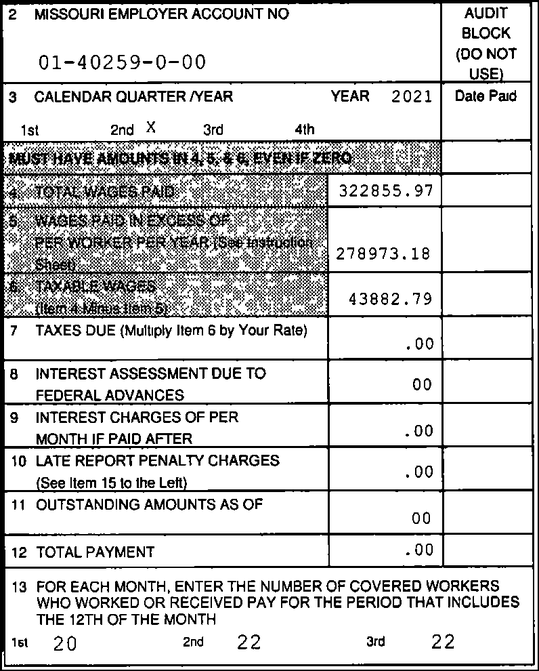
#> input picture noise_reduction/images/23.png, 539 x 671 px, shrunk from 796 x 990 before the run; its folder holds 3 pictures in this run
$ python main.py
#> lines starting #> are read from the running program, lines starting #| are printed output that depends on the picture
import numpy as np
import cv2
import os
from glob import glob

num_files = 0

def remove_salt_pepper_noise(image):
    global num_files

    im = np.copy(image)

    median_blur = cv2.medianBlur(im, 3)

    cv2.imshow("De noised image",median_blur)

    num_files += 1
    cv2.imwrite("saved_images/image_denoised" + str(num_files) + ".png", median_blur)

    k = cv2.waitKey(0)

    if k == 110:
        remove_salt_pepper_noise(median_blur)

    else:
        return 0


if __name__ == "__main__":
    image_files = glob("images/*.png")

    for image_file in image_files:
        image = cv2.imread(image_file)
#> image is the input picture: shape (671, 539, 3); min 0, max 255, mean 206.6

        cv2.imshow("Original Image", image)
        cv2.waitKey(0)

        remove_salt_pepper_noise(image)
#> in remove_salt_pepper_noise, `median_blur = cv2.medianBlur(im, 3)`:
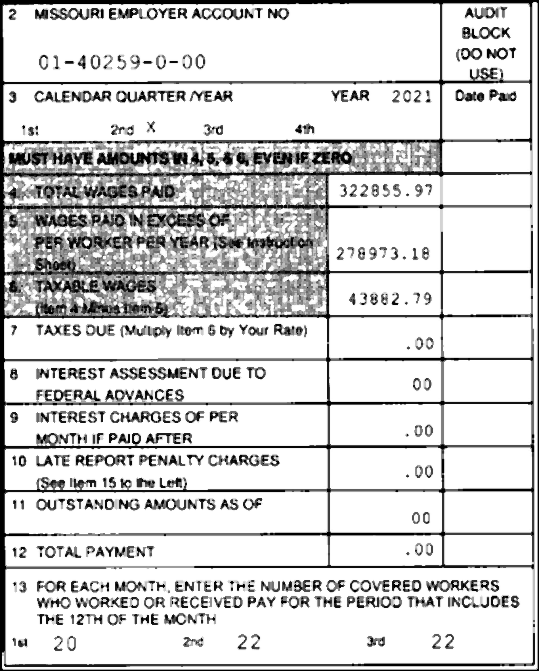
#> median_blur: shape (671, 539, 3); min 0, max 255, mean 210.1
#> (key Esc is pressed here)
#> pass 2 of the loop `for image_file in image_files:`:
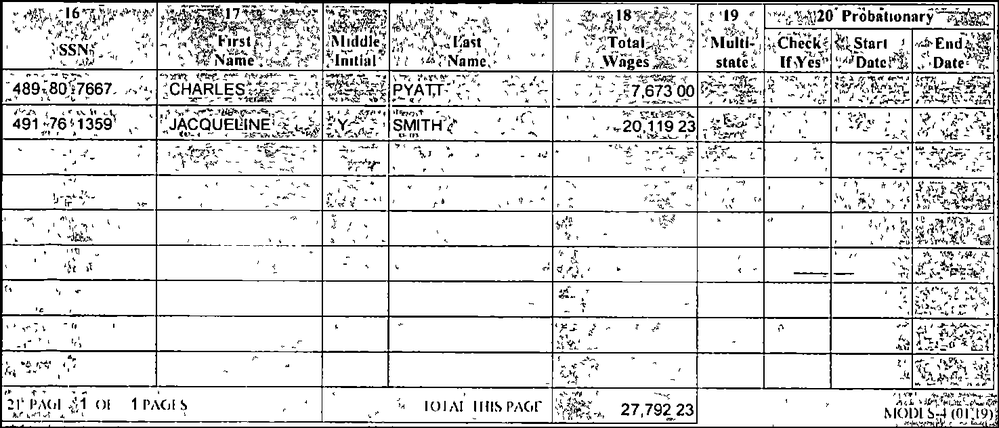
#> input picture noise_reduction/images/81.png, 999 x 428 px, shrunk from 1475 x 632 before the run
#> image is the input picture: shape (428, 999, 3); min 0, max 255, mean 220.7
#> in remove_salt_pepper_noise (call 2), `median_blur = cv2.medianBlur(im, 3)`:
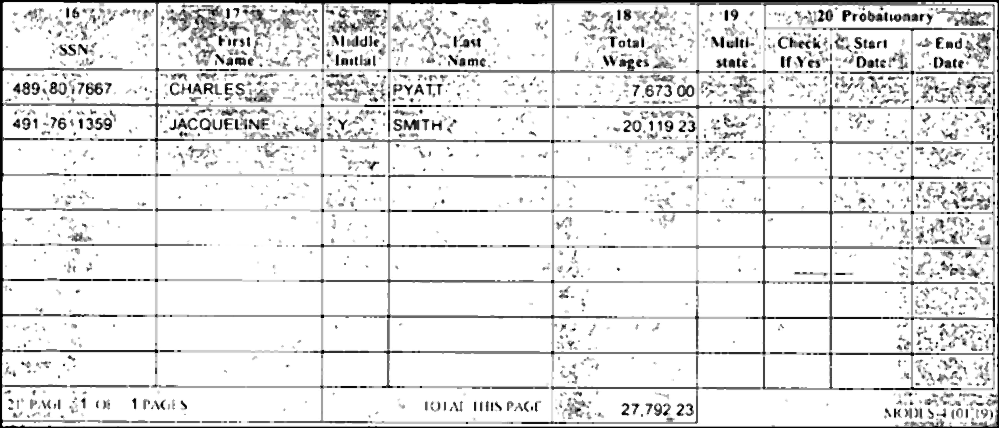
#> median_blur: shape (428, 999, 3); min 0, max 255, mean 228.3
#> (key Enter is pressed here)
#> pass 3 of the loop `for image_file in image_files:`:
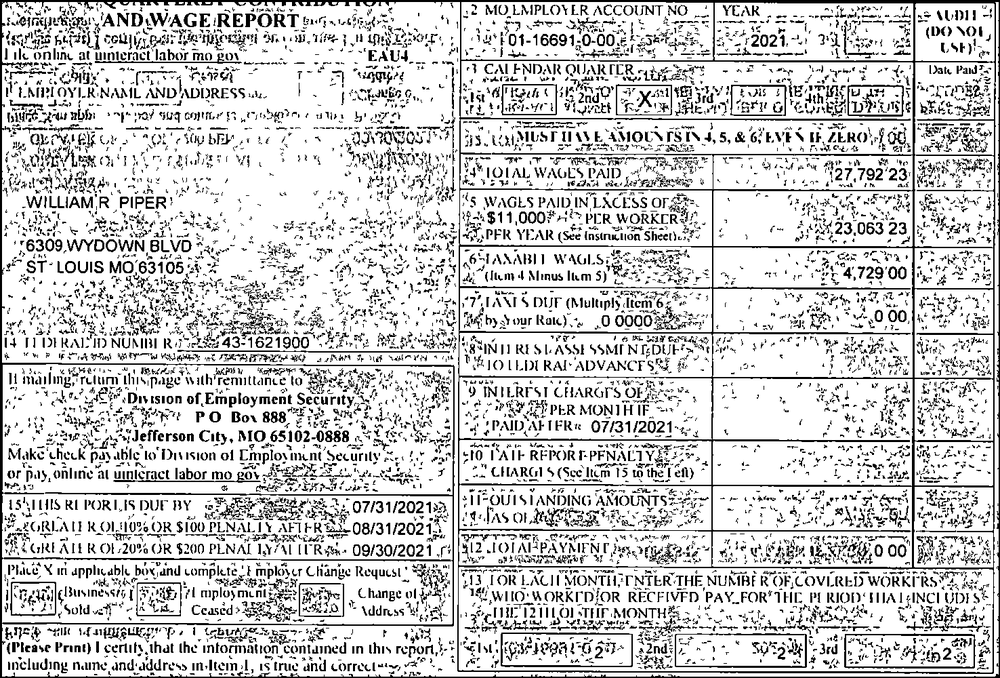
#> input picture noise_reduction/images/82.png, 1000 x 678 px, shrunk from 1476 x 1000 before the run
#> image is the input picture: shape (678, 1000, 3); min 0, max 255, mean 204.8
#> in remove_salt_pepper_noise (call 3), `median_blur = cv2.medianBlur(im, 3)`:
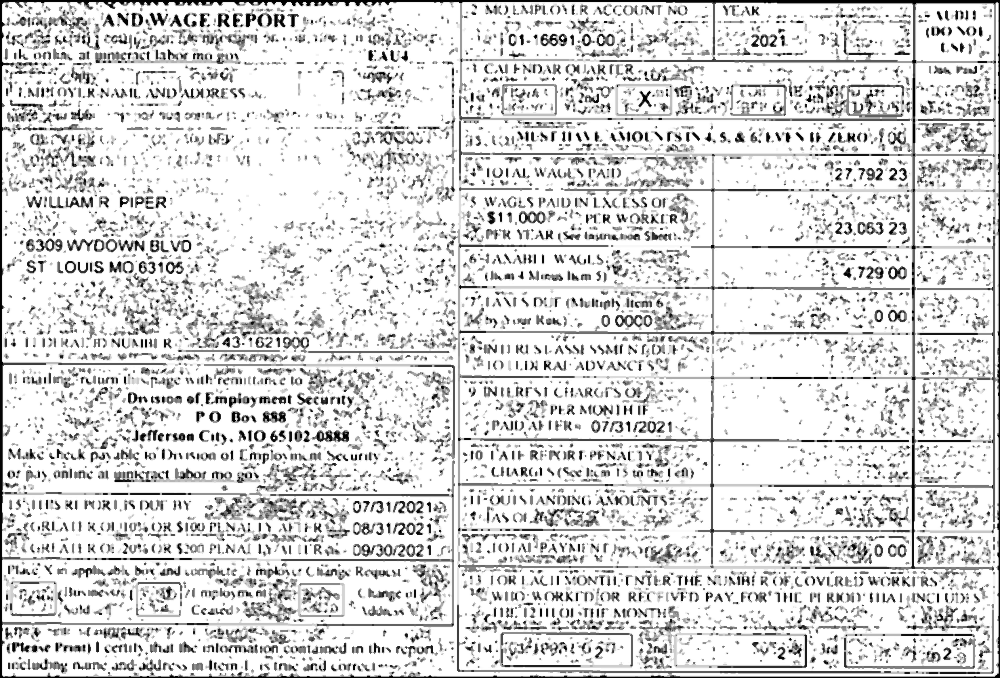
#> median_blur: shape (678, 1000, 3); min 0, max 255, mean 216.6
